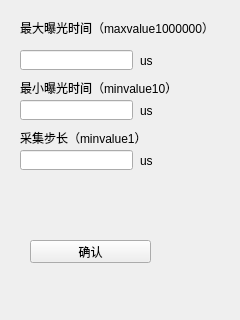
<?xml version="1.0" encoding="UTF-8"?>
<ui version="4.0">
 <class>EPTime</class>
 <widget class="QWidget" name="EPTime">
  <property name="geometry">
   <rect>
    <x>0</x>
    <y>0</y>
    <width>240</width>
    <height>320</height>
   </rect>
  </property>
  <property name="windowTitle">
   <string>Form</string>
  </property>
  <widget class="QLabel" name="label">
   <property name="geometry">
    <rect>
     <x>20</x>
     <y>20</y>
     <width>201</width>
     <height>16</height>
    </rect>
   </property>
   <property name="autoFillBackground">
    <bool>true</bool>
   </property>
   <property name="text">
    <string>最大曝光时间（maxvalue1000000）</string>
   </property>
  </widget>
  <widget class="QLineEdit" name="lineEdit">
   <property name="geometry">
    <rect>
     <x>20</x>
     <y>50</y>
     <width>113</width>
     <height>20</height>
    </rect>
   </property>
  </widget>
  <widget class="QLabel" name="label_2">
   <property name="geometry">
    <rect>
     <x>20</x>
     <y>80</y>
     <width>201</width>
     <height>16</height>
    </rect>
   </property>
   <property name="autoFillBackground">
    <bool>true</bool>
   </property>
   <property name="text">
    <string>最小曝光时间（minvalue10）</string>
   </property>
  </widget>
  <widget class="QLineEdit" name="lineEdit_2">
   <property name="geometry">
    <rect>
     <x>20</x>
     <y>100</y>
     <width>113</width>
     <height>20</height>
    </rect>
   </property>
  </widget>
  <widget class="QLabel" name="label_3">
   <property name="geometry">
    <rect>
     <x>140</x>
     <y>50</y>
     <width>54</width>
     <height>21</height>
    </rect>
   </property>
   <property name="text">
    <string>us</string>
   </property>
  </widget>
  <widget class="QLabel" name="label_4">
   <property name="geometry">
    <rect>
     <x>140</x>
     <y>100</y>
     <width>54</width>
     <height>21</height>
    </rect>
   </property>
   <property name="text">
    <string>us</string>
   </property>
  </widget>
  <widget class="QLabel" name="label_5">
   <property name="geometry">
    <rect>
     <x>20</x>
     <y>130</y>
     <width>201</width>
     <height>16</height>
    </rect>
   </property>
   <property name="autoFillBackground">
    <bool>true</bool>
   </property>
   <property name="text">
    <string>采集步长（minvalue1）</string>
   </property>
  </widget>
  <widget class="QLineEdit" name="lineEdit_3">
   <property name="geometry">
    <rect>
     <x>20</x>
     <y>150</y>
     <width>113</width>
     <height>20</height>
    </rect>
   </property>
  </widget>
  <widget class="QLabel" name="label_6">
   <property name="geometry">
    <rect>
     <x>140</x>
     <y>150</y>
     <width>54</width>
     <height>21</height>
    </rect>
   </property>
   <property name="text">
    <string>us</string>
   </property>
  </widget>
  <widget class="QPushButton" name="pushButton">
   <property name="geometry">
    <rect>
     <x>30</x>
     <y>240</y>
     <width>121</width>
     <height>23</height>
    </rect>
   </property>
   <property name="text">
    <string>确认</string>
   </property>
  </widget>
 </widget>
 <resources/>
 <connections>
  <connection>
   <sender>pushButton</sender>
   <signal>clicked()</signal>
   <receiver>EPTime</receiver>
   <slot>getvalue()</slot>
   <hints>
    <hint type="sourcelabel">
     <x>65</x>
     <y>242</y>
    </hint>
    <hint type="destinationlabel">
     <x>156</x>
     <y>217</y>
    </hint>
   </hints>
  </connection>
 </connections>
 <slots>
  <slot>getvalue()</slot>
 </slots>
</ui>
